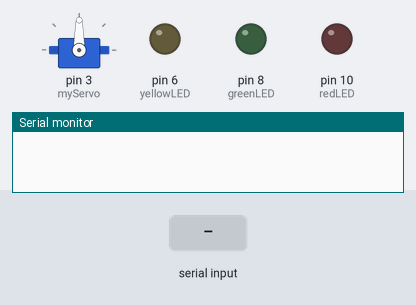
A sketch run on a simulated Arduino Uno, built with avr-gcc and run on an emulated ATmega328P. On the bench: servo, output pins drawn as LEDs (lit = HIGH), the last lines printed to the serial monitor. Inputs (shaded band) come from the test bench. Random numbers use the default seed unless the sketch sets one.

Above: at 1.2 s.
1.3 s: "a90\n" received over Serial
At 2.5 s:
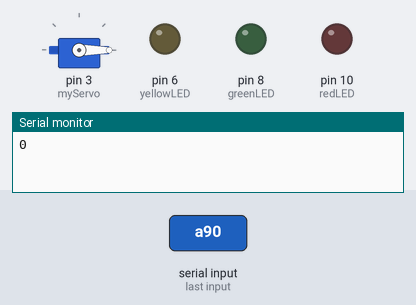
2.8 s: "a,45\n" received over Serial
At 3.9 s:
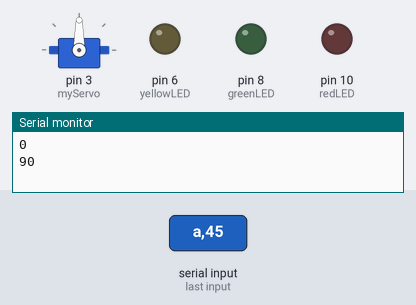
4.3 s: "a" received over Serial
At 4.8 s:
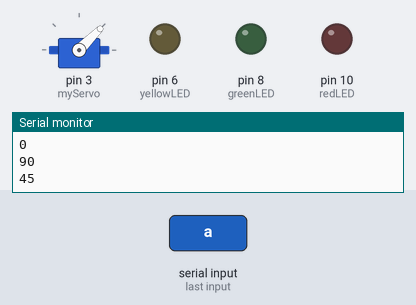
Timing chart, 0 to 7.3 s (numbered marks = the images above; inputs shaded):
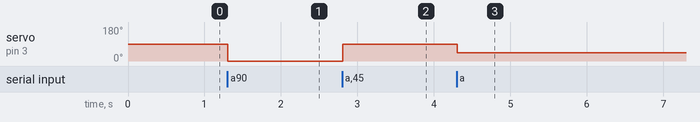

The sketch:

LEDandServoControlGUI.ino
```cpp
/*
 * Servo and LED control using COM5 and Processing GUI
 * @author Piero Orderique
 *
 */
#include <Servo.h>;
const int redLED = 10;
const int yellowLED = 6;
const int greenLED = 8;
boolean redState = LOW;
boolean yellowState = LOW;
boolean greenState = LOW;
Servo myServo;

void setup() {
  pinMode(redLED, OUTPUT);
  pinMode(yellowLED, OUTPUT);
  pinMode(greenLED, OUTPUT);
  myServo.attach(3);
  Serial.begin(9600);
  randomSeed(A0); //To generate new randoms everytime arduino is reset
}

void loop() {
  static int v = 0;
  if(Serial.available()){
    char val = Serial.read(); //reads the character that came in

    switch(val){
      case '0'...'9':
        v = v*10 +val -'0';
        break;
      case 'a':
        myServo.write(v);
        Serial.println(v);
        v=0;
        break;
      case 'b':
        updateLights(v);
    }
    if(val == 666){goCrazy(20);}
  }
  digitalWrite(redLED,redState);
  digitalWrite(yellowLED,yellowState);
  digitalWrite(greenLED,greenState);
  delay(10);
}
//-----------------------------------------------------------------
void blinkAll(){
  digitalWrite(redLED,HIGH);
  digitalWrite(yellowLED,HIGH);
  digitalWrite(greenLED,HIGH);
  delay(500);
  digitalWrite(redLED,LOW);
  digitalWrite(yellowLED,LOW);
  digitalWrite(greenLED,LOW);
  delay(500);
}
void updateLights(int val){
  if(val==500){redState = LOW;}
  if(val==501){redState = HIGH;}
  if(val==502){yellowState = LOW;}
  if(val==503){yellowState = HIGH;}
  if(val==504){greenState = LOW;}
  if(val==505){greenState = HIGH;}
}
void goCrazy(int cycles){
  for(int i = 0; i < cycles; i++){
    int rand1 = random(10,500);
    int rand2 = random(10,400);
    digitalWrite(redLED,HIGH);
    digitalWrite(yellowLED,HIGH);
    digitalWrite(greenLED,HIGH);
    delay(rand1);
    digitalWrite(redLED,LOW);
    digitalWrite(yellowLED,LOW);
    digitalWrite(greenLED,LOW);
    delay(rand2);
  }
}
```

Measured:
- after the input at 1.3 s, servo on pin 3 (myServo): 90° → 0° at once
- after the input at 2.8 s, servo on pin 3 (myServo): 0° → 90° at once
- after the input at 4.3 s, servo on pin 3 (myServo): 90° → 45° at once
